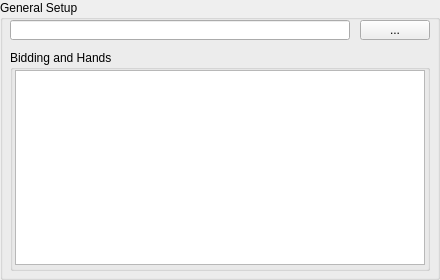
     <widget class="QGroupBox" name="gb_anlys_setting">
      <property name="geometry">
       <rect>
        <x>10</x>
        <y>10</y>
        <width>440</width>
        <height>280</height>
       </rect>
      </property>
      <property name="title">
       <string>General Setup</string>
      </property>
      <widget class="QLineEdit" name="edit_anlys_filename">
       <property name="geometry">
        <rect>
         <x>10</x>
         <y>20</y>
         <width>340</width>
         <height>20</height>
        </rect>
       </property>
       <property name="font">
        <font>
         <pointsize>9</pointsize>
        </font>
       </property>
       <property name="readOnly">
        <bool>true</bool>
       </property>
      </widget>
      <widget class="QPushButton" name="pb_anlys_file_open">
       <property name="geometry">
        <rect>
         <x>360</x>
         <y>20</y>
         <width>70</width>
         <height>20</height>
        </rect>
       </property>
       <property name="text">
        <string>...</string>
       </property>
      </widget>
      <widget class="QGroupBox" name="gb_anlys_bidding_and_hand">
       <property name="geometry">
        <rect>
         <x>10</x>
         <y>50</y>
         <width>420</width>
         <height>221</height>
        </rect>
       </property>
       <property name="title">
        <string>Bidding and Hands</string>
       </property>
       <widget class="QTextEdit" name="edit_anlys_bdah">
        <property name="geometry">
         <rect>
          <x>5</x>
          <y>20</y>
          <width>410</width>
          <height>195</height>
         </rect>
        </property>
       </widget>
      </widget>
     </widget>
